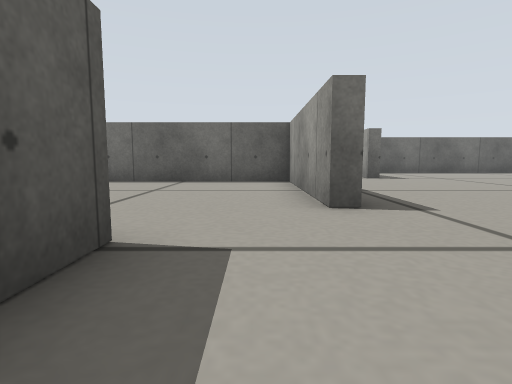
View 1 (above)

24 first-person views from a walk through a world built for the Gazebo simulator. The camera is 0.15 m above the floor, tilts 6° down and sees 80° across. The floor is counted in squares, 0.25 m on a side. Each view is taken from the middle of a square. On the plan, view 1 faces up. The plan holds only what a view shows up to about 9 squares ahead; the rest is blank.

View 2
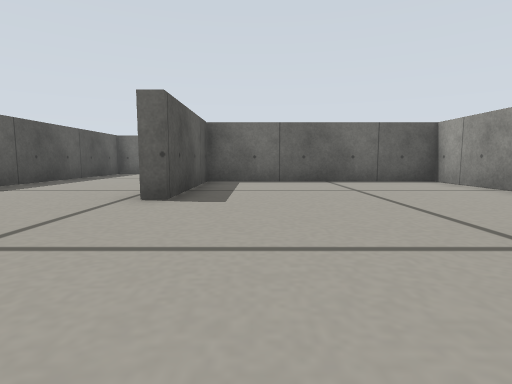

View 3
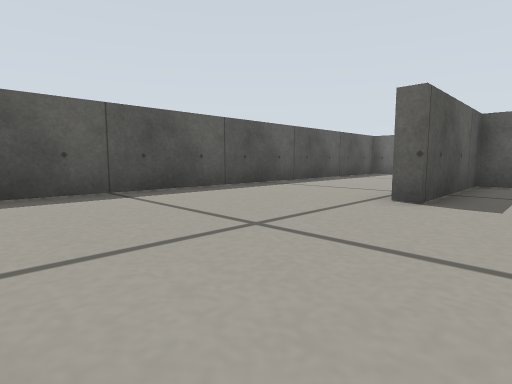

View 4
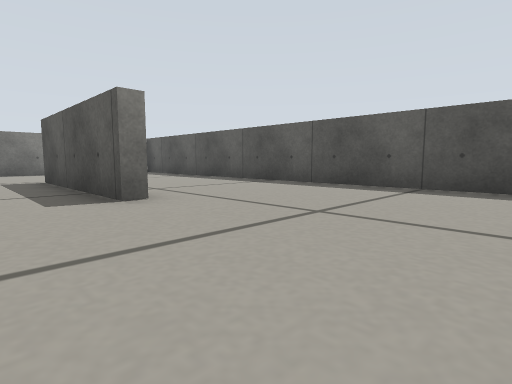

View 5
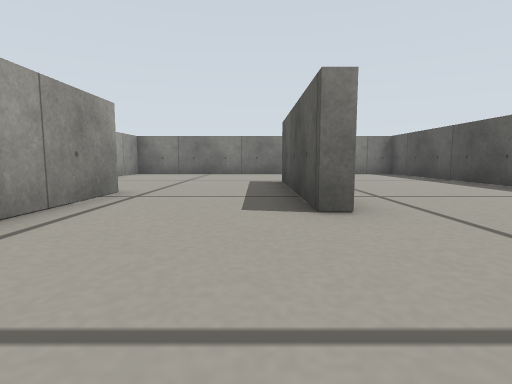

View 6
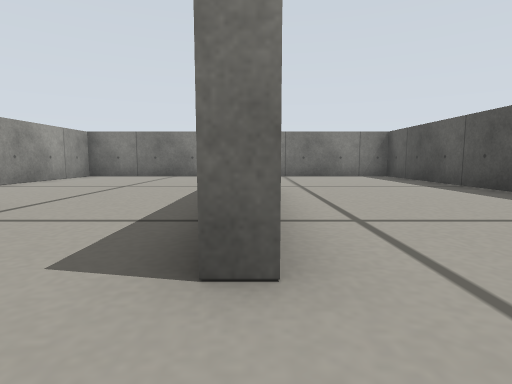

View 7
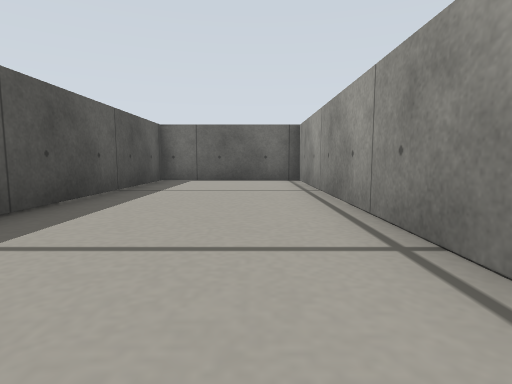

View 8
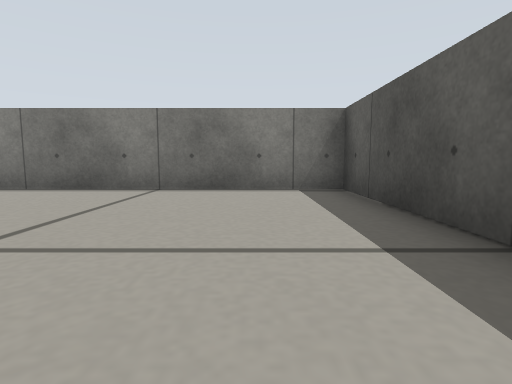

View 9
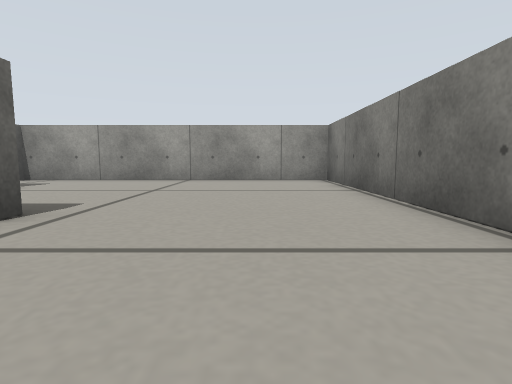

View 10
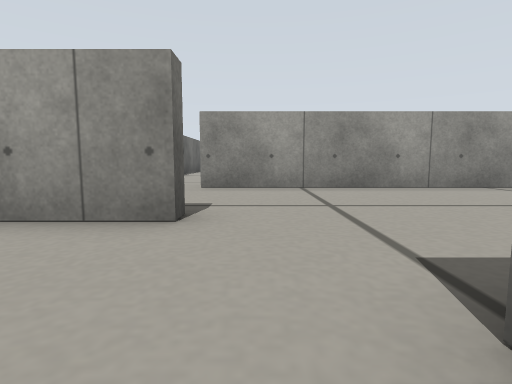

View 11
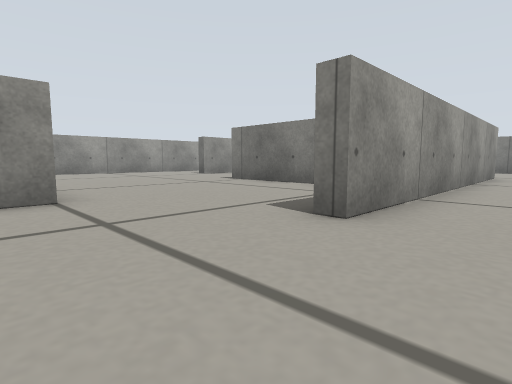

View 12
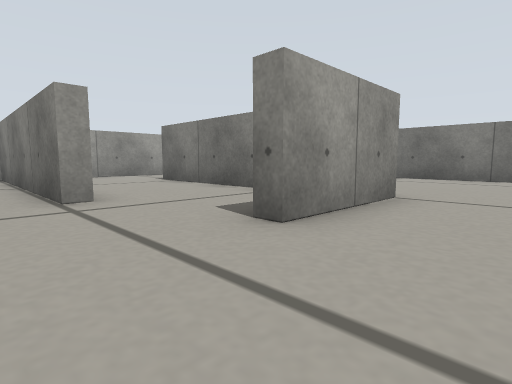

View 13
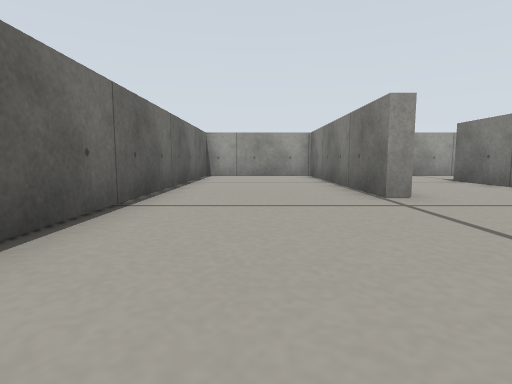

View 14
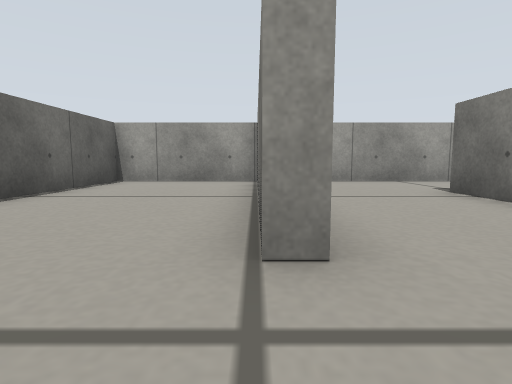

View 15
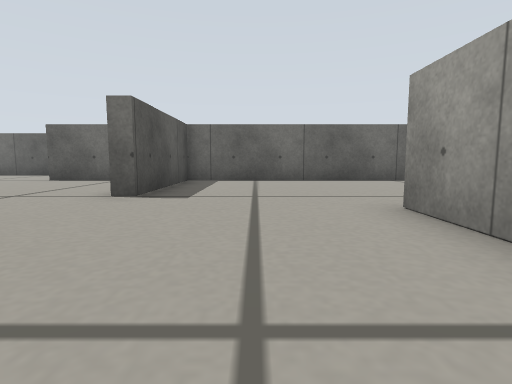

View 16
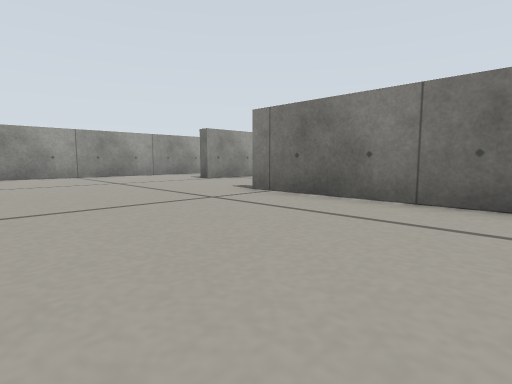

View 17
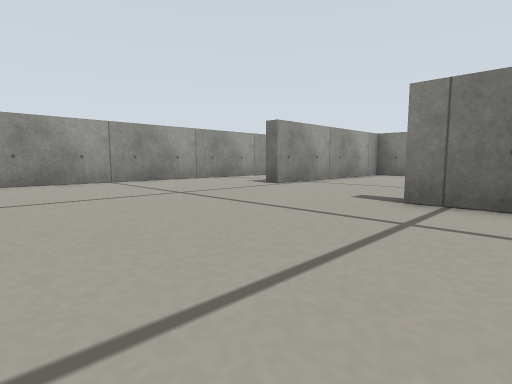

View 18
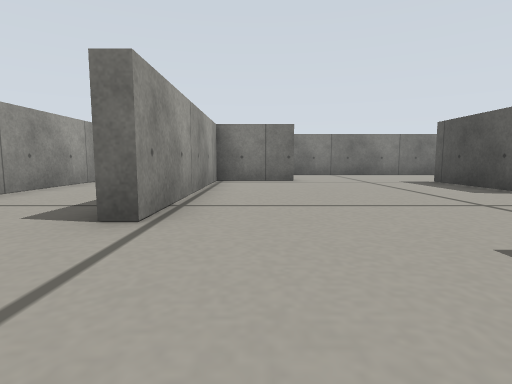

View 19
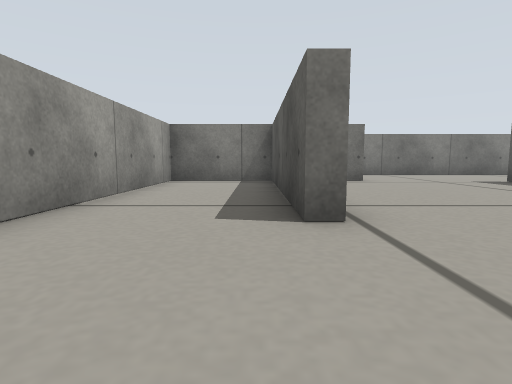

View 20
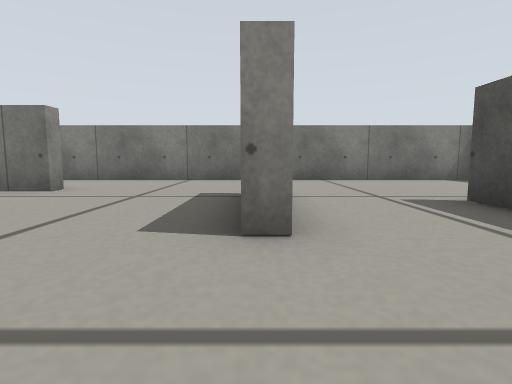

View 21
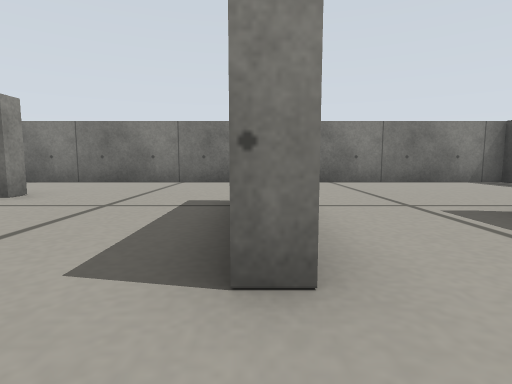

View 22
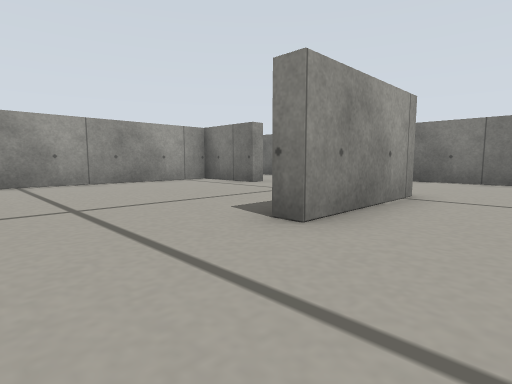

View 23
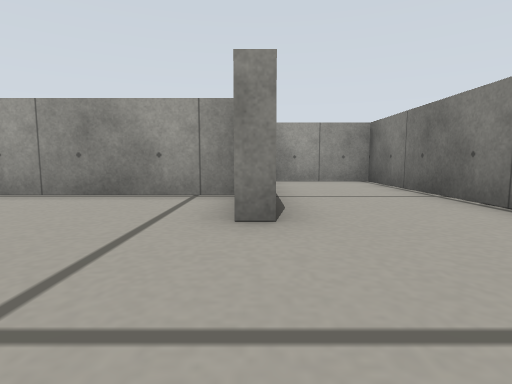

View 24
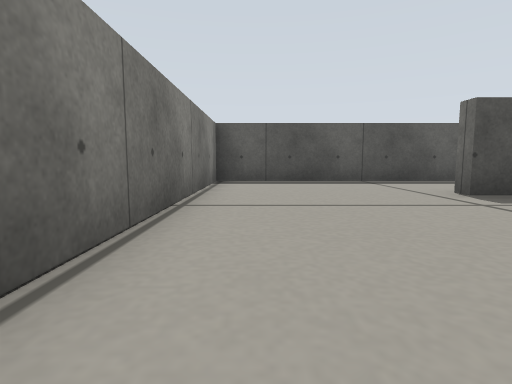

### Floor plan
Points are (right, up) in squares from view 1. A wall is a line through its corners. A room is listed if a view was taken in it or the views show most of it. See-through windows are left out.
Room 1 (views 1, 2, 3, 4, 5, 6, 7, 8, 9, 10)
walls: (-5.1, -0.5) (-4.7, -0.5) (-4.7, -5.5) (-5.1, -5.5); (-1.5, -2.6) (-1.5, 0.1); (-1.1, 2.3) (-1.1, 1.1); (-5.7, 5.4) (-5.7, 12.9) (-9.8, 12.9) (-9.8, -2.1); (-9.8, -3.7) (-9.8, -10.1) (0.9, -10.1) (0.9, -1.1); (1.4, 3.8) (0.9, 3.8) (0.9, 8.4) (-5.3, 8.4) (-5.3, 4.5) (-5.7, 4.5)
ways out: opening at (1, 1.5) to room 2
Room 2 (views 11, 12, 13, 14, 15, 16, 17, 18, 19, 20, 21, 22, 23, 24)
walls: (6.4, 0.6) (10.6, 0.6); (7.8, 5.9) (7.8, 8.8) (8.3, 8.8); (10.6, 6.4) (14.8, 6.4); (8.1, -3.7) (8.1, -6.4); (10.8, 9.5) (10.8, 10) (17.4, 10) (17.4, 13.9) (4, 13.9) (4, 10) (3.6, 10); (4.9, -4.6) (4.9, -5.5) (4.5, -5.5); (4.5, -4.4) (4.5, 4.2) (5, 4.2); (7.8, -6.4) (7.8, -3.4) (8.1, -3.4); (1.5, -3.4) (1.5, -10.1) (17.4, -10.1) (17.4, -7.5); (11.9, -7.2) (11.9, -6.8) (14.1, -6.8) (14.1, -0.9) (14.5, -0.9) (14.5, -6.5); (14.5, -6.8) (17.4, -6.8) (17.4, 8); (1.9, 13.9) (0, 13.9)
ways out: opening at (1, 1.5) to room 1; opening at (0.5, 11.5)

Positions as (right, up) in squares from view 1, and headings:
1: (0, 0), facing up
2: (-4, 0), facing up
3: (-4, 0), facing up-left
4: (-3, 4), facing down-left
5: (-4, 3), facing down
6: (-5, 1), facing down
7: (-7, 4), facing up
8: (-8, -4), facing down
9: (-8, -8), facing right
10: (-2, 3), facing right
11: (3, 7), facing down-right
12: (6, 11), facing down-right
13: (6, 12), facing right
14: (9, 10), facing right
15: (6, 5), facing up
16: (6, 5), facing down-right
17: (9, 5), facing down-right
18: (13, 2), facing down
19: (15, 2), facing down
20: (8, -1), facing down
21: (8, -2), facing down
22: (6, -1), facing down-right
23: (9, -7), facing right
24: (10, -9), facing left
